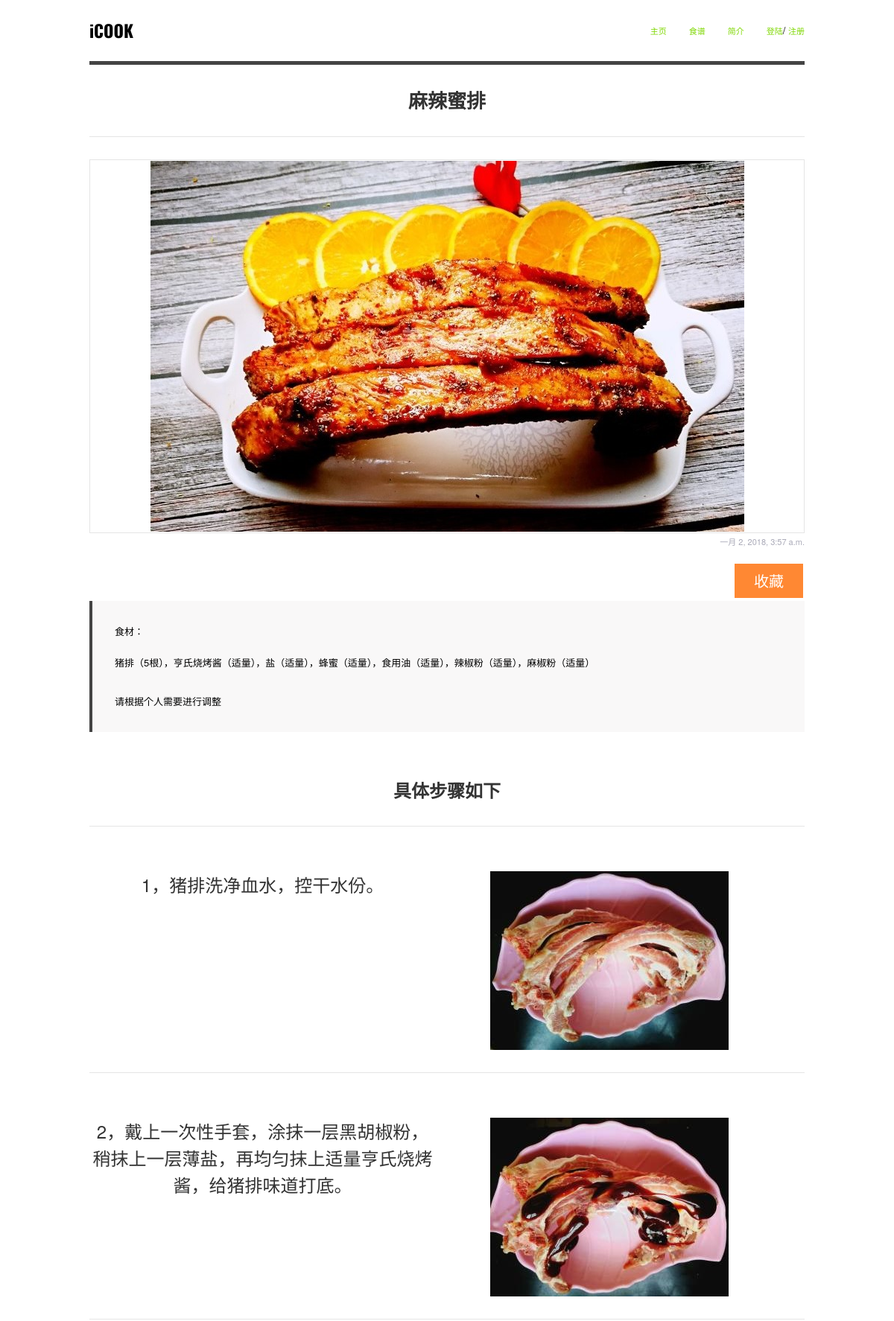
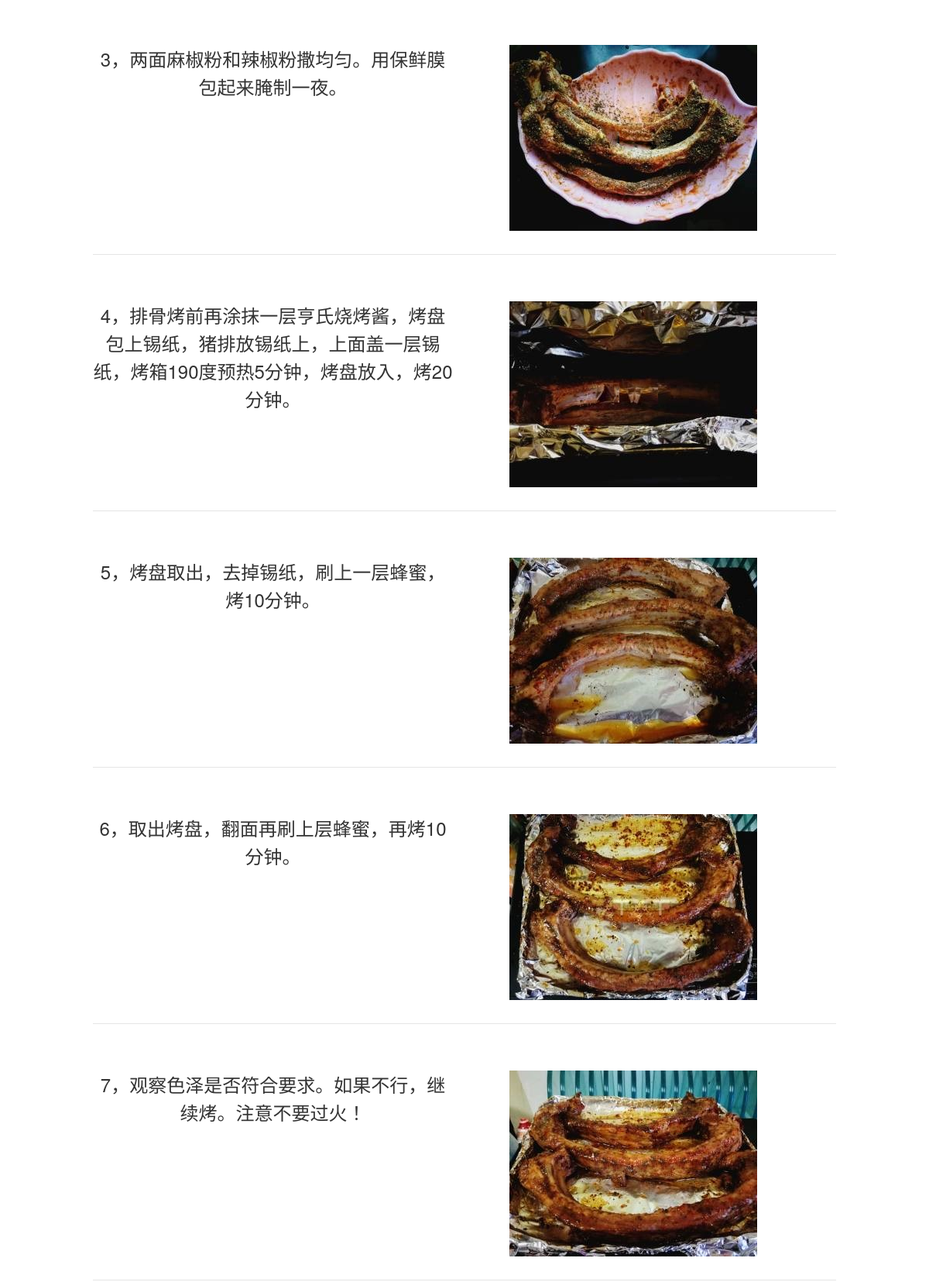
/1/ (upper part), run on the app's committed database (2 pictures, top to bottom).
### cook/models.py (models this page shows, shortened)
class Articles(models.Model):
    TYPE_CHOICES = (
        ('meet','肉类'),
        ('vegt','素食'),
        ('rice','主食'),
        ('cold','凉菜'),
        ('soup','汤'),
        ('drink','饮品'),
        ('else','其他'),
    )
    a_name=models.CharField(max_length=20,verbose_name='菜名')
    a_picture=models.ImageField(upload_to='a_img/',verbose_name='主图片')
    a_foodstuff=models.TextField(max_length=200,verbose_name='食材')
    a_time=models.DateTimeField('data published',default=datetime.now)
    a_type=models.CharField(max_length=5,choices=TYPE_CHOICES,verbose_name='分类')
    a_words=models.CharField(max_length=100,verbose_name='简介')
    a_shouchang = models.IntegerField(default=0,verbose_name='收藏量')
    class Meta:
        verbose_name='食谱'
        verbose_name_plural = verbose_name

class Steps(models.Model):
    article=models.ForeignKey(Articles,on_delete=models.CASCADE,verbose_name='食谱')
    s_text=models.TextField(max_length=100,verbose_name='步骤')
    s_picture=models.ImageField(upload_to='s_img/',null=True,blank=True,verbose_name='步骤图片')

### cook/views.py (the view)
# urls.py: path('<int:article_id>/',views.single,name='single'),
def single(request,article_id):
    ar=get_object_or_404(Articles,pk=article_id)
    has_fav = False
    count = None
    if request.user.is_authenticated:
        count = request.user.to_who.filter(readed=False).count()
        if UserFavorate.objects.filter(user=request.user,fav_id= ar.id):
            has_fav = True
    comments = ar.comment_set.all().order_by('-time')
    return render(request,'cook/single.html',{'ar':ar,'has_fav':has_fav,'comments':comments,'count':count})

### cook/templates/cook/single.html (shortened to what this page needs)
<!DOCTYPE HTML>
<html lang="en">
{% load static %}
<head>
<link href="{% static 'cook/css/style.css' %}" rel="stylesheet" type="text/css">
<link href="{% static 'cook/css/responsive.css' %}" rel="stylesheet" type="text/css">
</head>
<body>
<div id="box">
	<div class="container">
<div class="columns one">
	<div id="header">
    	<div id="logo"><a href="{% url 'cook:index' %}">iCOOK</a></div>
        <ul class="menu">
        	<li><a href="{% url 'cook:index' %}">主页</a></li>
            <li><a href="{% url 'cook:recipes' 'all' %}">食谱</a></li>
            <li><a href="{% url 'cook:about' %}">简介</a></li>
            {% if request.user.is_authenticated %}
                <li><div id="bu" align="right" class="button2">
                    <a style='color: orange' href="{% url 'cook:person' %}">消息({{ count }})</a>
                    {{ user.nick_name }}▼
                <p id="p"><a style="color: #00a0dc;" onmouseover="this.style.textDecoration='underline' " onmouseout="this.style.textDecoration='none' " href="{% url 'cook:person' %}">个人中心</a>
                <a style="color: #00a0dc;" onmouseover="this.style.textDecoration='underline' " onmouseout="this.style.textDecoration='none' " href="{% url 'users:logout' %}">注销</a></p>
                </div></li>
            {% else %}
                <li><a href="{% url 'users:login' %}">登陆</a>/
                <a href="{% url 'users:register' %}">注册</a></li>
            {% endif %}
        </ul>
      <br>
    </div>
</div>
<div class="hint columns one">
	<h1>{{ ar.a_name }}</h1>
</div>
<div class="columns one">
  <div class="image" align="center" ><img src="{{ MEDIA_URL }}{{ ar.a_picture }}" alt="cooking" /></div>
  <div class="single_post">
  <div style = "text-align:right;">
    <div class="postinfo">
        <p>{{ ar.a_time }}</p>
    </div>
  </div>
  <div style = "text-align:right;">
    <div class="collection collection1 collectionbtn">
        {% if has_fav %}已收藏{% else %}收藏{% endif %}
    </div>
  </div>
  <div class="recipe">
        <h2>食材：</h2>
      <div class="ingredients">
   	    <p>{{ ar.a_foodstuff }}</p>
      </div>
        <p>请根据个人需要进行调整</p>
  </div>
  <div class="postdescription">
  <div class="hint columns one" >
      <h2>具体步骤如下</h2></div>
  {% for step in ar.steps_set.all %}
  <div class="hint columns one" >
  <div class="columns three-sixths_last" align="center"> <p>{{ step.s_text }}</p> </div>
  <div class="columns three-sixths_last sidebar" align="center"><img src="{{ MEDIA_URL }}{{ step.s_picture }}" alt="cooking" /></div>
  </div>
  {% endfor %}
      <div class="comments">
      	<h3>评论区：</h3>
      </div>
  </div>
    </div>
</div>
	</div>
</div>
</body>
</html>

### cook/static/cook/css/style.css (style rules this page uses)
* { margin:0px; padding:0px; border:0px; vertical-align:top; text-decoration:none; outline:none; }
a { color:#7fd703; }
body { background:#fff; font-size:13px; line-height:22px; font-family: 'Helvetica Neue', Helvetica,'Bitter', serif; }
#box { background: #fff; max-width: 1040px; margin-left: auto; margin-right: auto; }
#header { border-bottom:5px solid #444; padding-bottom:30px; padding-top:30px; }
.hint { padding:30px 0px; color:#333; font-size:24px; line-height:36px; text-align:center; border-bottom:1px solid #e5e5e5; margin-bottom:30px; }
#logo { float:left; }
#logo a { color:#000; font-family: 'Oswald', sans-serif; font-weight:700; font-size:23px; }
.menu { float:right; }
.menu li { list-style:none; float:left; margin-left:30px; }
.menu li a { text-transform:uppercase; font-size:11px; }
.single_post { margin-bottom:30px; }
.single_post h2 { text-transform:uppercase; }
.postinfo p { color:#aaaab8; font-size:11px; margin-bottom:15px; }
.postdescription { color:#555555; }
.postdescription p { margin-bottom:30px; }
.recipe { background:#f9f8f8; border-left:4px solid #444444; padding:30px; margin-bottom:30px; }
.recipe h2 { font-size:13px; line-height:22px; margin-bottom:20px; text-transform:uppercase; font-weight:normal; }
.recipe .ingredients { font-size:11px; margin-bottom:30px; }
.recipe p { font-size:13px; margin-bottom:0px; }
.comments { margin-bottom:30px; }
.comments h3 { margin-bottom:30px; font-weight:normal; color:#444; font-size:22px; }
.image { padding:1px; border:1px solid #e5e5e5; }
.collection { background-color: #ff8833; border: none; color: white; padding: 10px 24px; text-align: center; text-decoration: none; display: inline-block; font-size: 20px; margin: 4px 2px; -webkit-transition-duration: 0.4s; transition-duration: 0.4s; cursor: pointer; }
.collection1 { background-color: #ff8833; color: white; border: 2px solid #ff8833; }

### cook/static/cook/css/responsive.css (style rules this page uses)
.container { position: relative; width: 960px; margin: 0px auto; padding: 0px; }
.container .column, .container .columns { float: left; display: inline; }
.container .one.columns { width: 960px; }
.container .three-sixths_last.columns { width: 465px; }
.container .one.columns img, .container .two.columns img, .container .three.columns img, .container .four.columns img, .container .five.columns img, .container .six.columns img, .container .one-third.columns img, .container .two-thirds.columns img, .container .one-fourth.columns img, .container .three-fourths.columns img, .container .one-fifth.columns img, .container .two-fifths.columns img, .container .three-fifths.columns img, .container .four-fifths.columns img, .container .one-sixth.columns img, .container .two-sixths.columns img, .container .three-sixths.columns img, .container .four-sixths.columns img, .container .five-sixths.columns img, .container .two_last.columns img, .container .three_last.columns img, .container .four_last.columns img, .container .five_last.columns img, .container .six_last.columns img, .container .one-third_last.columns img, .container .two-thirds_last.columns img, .container .one-fourth_last.columns img, .container .three-fourths_last.columns img, .container .one-fifth_last.columns img, .container .two-fifths_last.columns img, .container .three-fifths_last.columns img, .container .four-fifths_last.columns img, .container .one-sixth_last.columns img, .container .two-sixths_last.columns img, .container .three-sixths_last.columns img, .container .four-sixths_last.columns img, .container .five-sixths_last.columns img { max-width: 100% !important; height:auto !important; }
h1 { font-size:26px; }
h2 { font-size:24px; }
h3 { font-size:23px; }
.container:after { content: "\0020"; display: block; height: 0; clear: both; visibility: hidden; }

### data on the page
Articles: a_name "麻辣蜜排", a_picture (picture), a_time "一月 2, 2018, 3:57 a.m.", a_foodstuff "猪排（5根），亨氏烧烤酱（适量），盐（适量），蜂蜜（适量），食用油（适量），辣椒粉（适量），麻椒粉（适量）"
Steps: s_text "1，猪排洗净血水，控干水份。", s_picture (picture)
Steps: s_text "2，戴上一次性手套，涂抹一层黑胡椒粉，稍抹上一层薄盐，再均匀抹上适量亨氏烧烤酱，给猪排味道打底。", s_picture (picture)
Steps: s_text "3，两面麻椒粉和辣椒粉撒均匀。用保鲜膜包起来腌制一夜。", s_picture (picture)
Steps: s_text "4，排骨烤前再涂抹一层亨氏烧烤酱，烤盘包上锡纸，猪排放锡纸上，上面盖一层锡纸，烤箱190度预热5分钟，烤盘放入，烤20分钟。", s_picture (picture)
Steps: s_text "5，烤盘取出，去掉锡纸，刷上一层蜂蜜，烤10分钟。", s_picture (picture)
Steps: s_text "6，取出烤盘，翻面再刷上层蜂蜜，再烤10分钟。", s_picture (picture)
Steps: s_text "7，观察色泽是否符合要求。如果不行，继续烤。注意不要过火！", s_picture (picture)
